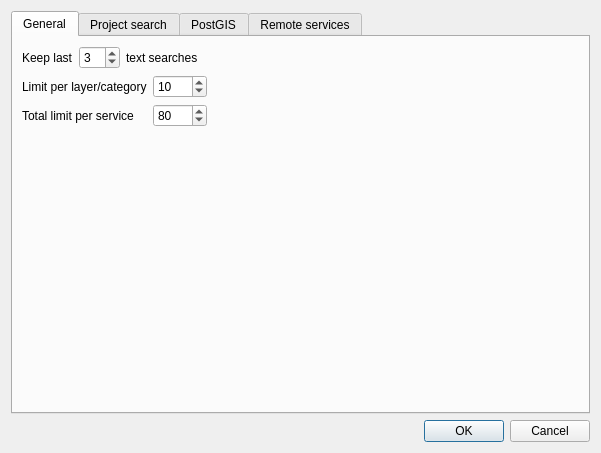
<?xml version="1.0" encoding="UTF-8"?>
<ui version="4.0">
 <class>Configuration</class>
 <widget class="QDialog" name="Configuration">
  <property name="geometry">
   <rect>
    <x>0</x>
    <y>0</y>
    <width>601</width>
    <height>453</height>
   </rect>
  </property>
  <property name="windowTitle">
   <string>Quick Finder - Configuration</string>
  </property>
  <layout class="QVBoxLayout" name="verticalLayout">
   <item>
    <widget class="QTabWidget" name="tabWidget">
     <property name="enabled">
      <bool>true</bool>
     </property>
     <property name="currentIndex">
      <number>0</number>
     </property>
     <widget class="QWidget" name="optionsTab">
      <attribute name="title">
       <string>General</string>
      </attribute>
      <layout class="QFormLayout" name="formLayout">
       <property name="fieldGrowthPolicy">
        <enum>QFormLayout::AllNonFixedFieldsGrow</enum>
       </property>
       <item row="2" column="0" colspan="2">
        <layout class="QFormLayout" name="formLayout_4">
         <item row="0" column="0">
          <widget class="QLabel" name="geomapfish_limitLabel">
           <property name="text">
            <string>Limit per layer/category</string>
           </property>
          </widget>
         </item>
         <item row="0" column="1">
          <layout class="QHBoxLayout" name="horizontalLayout_6">
           <item>
            <widget class="QSpinBox" name="categoryLimit">
             <property name="minimum">
              <number>1</number>
             </property>
             <property name="maximum">
              <number>1000</number>
             </property>
             <property name="value">
              <number>10</number>
             </property>
            </widget>
           </item>
           <item>
            <spacer name="horizontalSpacer_4">
             <property name="orientation">
              <enum>Qt::Horizontal</enum>
             </property>
             <property name="sizeHint" stdset="0">
              <size>
               <width>40</width>
               <height>20</height>
              </size>
             </property>
            </spacer>
           </item>
          </layout>
         </item>
         <item row="1" column="0">
          <widget class="QLabel" name="geomapfish_partitionlimitLabel">
           <property name="text">
            <string>Total limit per service</string>
           </property>
          </widget>
         </item>
         <item row="1" column="1">
          <layout class="QHBoxLayout" name="horizontalLayout_5">
           <item>
            <widget class="QSpinBox" name="totalLimit">
             <property name="minimum">
              <number>1</number>
             </property>
             <property name="maximum">
              <number>1000</number>
             </property>
             <property name="value">
              <number>80</number>
             </property>
            </widget>
           </item>
           <item>
            <spacer name="horizontalSpacer_3">
             <property name="orientation">
              <enum>Qt::Horizontal</enum>
             </property>
             <property name="sizeHint" stdset="0">
              <size>
               <width>40</width>
               <height>20</height>
              </size>
             </property>
            </spacer>
           </item>
          </layout>
         </item>
        </layout>
       </item>
       <item row="1" column="0" colspan="2">
        <layout class="QHBoxLayout" name="horizontalLayout_2">
         <item>
          <widget class="QLabel" name="label">
           <property name="text">
            <string>Keep last</string>
           </property>
          </widget>
         </item>
         <item>
          <widget class="QSpinBox" name="historyLength">
           <property name="minimum">
            <number>1</number>
           </property>
           <property name="maximum">
            <number>10</number>
           </property>
           <property name="value">
            <number>3</number>
           </property>
          </widget>
         </item>
         <item>
          <widget class="QLabel" name="label_3">
           <property name="text">
            <string>text searches</string>
           </property>
          </widget>
         </item>
         <item>
          <spacer name="horizontalSpacer_2">
           <property name="orientation">
            <enum>Qt::Horizontal</enum>
           </property>
           <property name="sizeHint" stdset="0">
            <size>
             <width>40</width>
             <height>20</height>
            </size>
           </property>
          </spacer>
         </item>
        </layout>
       </item>
      </layout>
     </widget>
     <widget class="QWidget" name="projectTab">
      <attribute name="title">
       <string>Project search</string>
      </attribute>
      <layout class="QVBoxLayout" name="verticalLayout_4">
       <item>
        <widget class="QGroupBox" name="project">
         <property name="title">
          <string>Search in project layers</string>
         </property>
         <property name="checkable">
          <bool>true</bool>
         </property>
         <layout class="QGridLayout" name="gridLayout">
          <item row="0" column="0">
           <layout class="QHBoxLayout" name="horizontalLayout_9">
            <item>
             <widget class="QLabel" name="label_2">
              <property name="text">
               <string>QuickFinder file</string>
              </property>
             </widget>
            </item>
            <item>
             <widget class="QLineEdit" name="qftsfilepath">
              <property name="readOnly">
               <bool>true</bool>
              </property>
             </widget>
            </item>
            <item>
             <widget class="QToolButton" name="openFileButton">
              <property name="toolTip">
               <string>Open existing QuickFinder file</string>
              </property>
              <property name="text">
               <string>...</string>
              </property>
              <property name="icon">
               <iconset resource="../resources.qrc">
                <normaloff>:/plugins/quickfinder/icons/open.svg</normaloff>:/plugins/quickfinder/icons/open.svg</iconset>
              </property>
             </widget>
            </item>
            <item>
             <widget class="QToolButton" name="createFileButton">
              <property name="toolTip">
               <string>Create a new QuickFinder file</string>
              </property>
              <property name="text">
               <string>Create a new QuickFinder file</string>
              </property>
              <property name="icon">
               <iconset resource="../resources.qrc">
                <normaloff>:/plugins/quickfinder/icons/new.svg</normaloff>:/plugins/quickfinder/icons/new.svg</iconset>
              </property>
             </widget>
            </item>
           </layout>
          </item>
          <item row="2" column="0">
           <widget class="QTableView" name="projectSearchTable">
            <property name="enabled">
             <bool>false</bool>
            </property>
            <property name="selectionMode">
             <enum>QAbstractItemView::MultiSelection</enum>
            </property>
            <property name="selectionBehavior">
             <enum>QAbstractItemView::SelectRows</enum>
            </property>
            <property name="sortingEnabled">
             <bool>true</bool>
            </property>
            <attribute name="verticalHeaderVisible">
             <bool>false</bool>
            </attribute>
           </widget>
          </item>
          <item row="3" column="0">
           <layout class="QHBoxLayout" name="horizontalLayout_10">
            <item>
             <widget class="QCheckBox" name="refreshAuto">
              <property name="text">
               <string>Automatically refresh after</string>
              </property>
              <property name="checked">
               <bool>true</bool>
              </property>
             </widget>
            </item>
            <item>
             <widget class="QSpinBox" name="refreshDelay">
              <property name="minimum">
               <number>1</number>
              </property>
              <property name="maximum">
               <number>999</number>
              </property>
              <property name="value">
               <number>15</number>
              </property>
             </widget>
            </item>
            <item>
             <widget class="QLabel" name="label_4">
              <property name="text">
               <string>day(s)</string>
              </property>
             </widget>
            </item>
            <item>
             <spacer name="horizontalSpacer_7">
              <property name="orientation">
               <enum>Qt::Horizontal</enum>
              </property>
              <property name="sizeHint" stdset="0">
               <size>
                <width>40</width>
                <height>20</height>
               </size>
              </property>
             </spacer>
            </item>
           </layout>
          </item>
          <item row="1" column="0">
           <widget class="QWidget" name="projectSearchButtonsWidget" native="true">
            <layout class="QHBoxLayout" name="projectSearchButtonsLayout">
             <item>
              <widget class="QToolButton" name="addSearchButton">
               <property name="toolTip">
                <string>Add a new layer search</string>
               </property>
               <property name="icon">
                <iconset resource="../resources.qrc">
                 <normaloff>:/plugins/quickfinder/icons/add.png</normaloff>:/plugins/quickfinder/icons/add.png</iconset>
               </property>
              </widget>
             </item>
             <item>
              <widget class="QToolButton" name="removeSearchButton">
               <property name="toolTip">
                <string>Remove</string>
               </property>
               <property name="text">
                <string>...</string>
               </property>
               <property name="icon">
                <iconset resource="../resources.qrc">
                 <normaloff>:/plugins/quickfinder/icons/remove.png</normaloff>:/plugins/quickfinder/icons/remove.png</iconset>
               </property>
              </widget>
             </item>
             <item>
              <widget class="QToolButton" name="editSearchButton">
               <property name="toolTip">
                <string>Edit</string>
               </property>
               <property name="text">
                <string>...</string>
               </property>
               <property name="icon">
                <iconset resource="../resources.qrc">
                 <normaloff>:/plugins/quickfinder/icons/edit.svg</normaloff>:/plugins/quickfinder/icons/edit.svg</iconset>
               </property>
              </widget>
             </item>
             <item>
              <spacer name="horizontalSpacer_6">
               <property name="orientation">
                <enum>Qt::Horizontal</enum>
               </property>
               <property name="sizeHint" stdset="0">
                <size>
                 <width>40</width>
                 <height>20</height>
                </size>
               </property>
              </spacer>
             </item>
             <item>
              <widget class="QToolButton" name="refreshButton">
               <property name="text">
                <string/>
               </property>
               <property name="icon">
                <iconset resource="../resources.qrc">
                 <normaloff>:/plugins/quickfinder/icons/refresh.svg</normaloff>:/plugins/quickfinder/icons/refresh.svg</iconset>
               </property>
              </widget>
             </item>
            </layout>
           </widget>
          </item>
         </layout>
        </widget>
       </item>
      </layout>
     </widget>
     <widget class="QWidget" name="postgisTab">
      <attribute name="title">
       <string>PostGIS</string>
      </attribute>
      <layout class="QVBoxLayout" name="verticalLayout_6">
       <item>
        <widget class="QGroupBox" name="postgis">
         <property name="enabled">
          <bool>true</bool>
         </property>
         <property name="title">
          <string>Search in PostGIS database</string>
         </property>
         <property name="checkable">
          <bool>true</bool>
         </property>
         <layout class="QGridLayout" name="gridLayout_2">
          <item row="1" column="0" colspan="2">
           <widget class="QWidget" name="postgisSearchButtonsWidget" native="true">
            <layout class="QHBoxLayout" name="projectSearchButtonsLayout_2">
             <item>
              <widget class="QToolButton" name="addPostgisSearchButton">
               <property name="toolTip">
                <string>Add a new layer search</string>
               </property>
               <property name="icon">
                <iconset resource="../resources.qrc">
                 <normaloff>:/plugins/quickfinder/icons/add.png</normaloff>:/plugins/quickfinder/icons/add.png</iconset>
               </property>
              </widget>
             </item>
             <item>
              <widget class="QToolButton" name="removePostgisSearchButton">
               <property name="toolTip">
                <string>Remove</string>
               </property>
               <property name="text">
                <string>...</string>
               </property>
               <property name="icon">
                <iconset resource="../resources.qrc">
                 <normaloff>:/plugins/quickfinder/icons/remove.png</normaloff>:/plugins/quickfinder/icons/remove.png</iconset>
               </property>
              </widget>
             </item>
             <item>
              <widget class="QToolButton" name="editPostgisSearchButton">
               <property name="toolTip">
                <string>Edit</string>
               </property>
               <property name="text">
                <string>...</string>
               </property>
               <property name="icon">
                <iconset resource="../resources.qrc">
                 <normaloff>:/plugins/quickfinder/icons/edit.svg</normaloff>:/plugins/quickfinder/icons/edit.svg</iconset>
               </property>
              </widget>
             </item>
             <item>
              <spacer name="horizontalSpacer_9">
               <property name="orientation">
                <enum>Qt::Horizontal</enum>
               </property>
               <property name="sizeHint" stdset="0">
                <size>
                 <width>40</width>
                 <height>20</height>
                </size>
               </property>
              </spacer>
             </item>
            </layout>
           </widget>
          </item>
          <item row="2" column="0" colspan="2">
           <widget class="QTableView" name="postgisSearchTable">
            <property name="enabled">
             <bool>true</bool>
            </property>
            <property name="selectionMode">
             <enum>QAbstractItemView::MultiSelection</enum>
            </property>
            <property name="selectionBehavior">
             <enum>QAbstractItemView::SelectRows</enum>
            </property>
            <property name="sortingEnabled">
             <bool>true</bool>
            </property>
            <attribute name="verticalHeaderVisible">
             <bool>false</bool>
            </attribute>
           </widget>
          </item>
          <item row="0" column="0">
           <widget class="QLabel" name="label_5">
            <property name="text">
             <string>Connection</string>
            </property>
           </widget>
          </item>
          <item row="0" column="1">
           <widget class="QComboBox" name="postgisConnection">
            <property name="sizePolicy">
             <sizepolicy hsizetype="Expanding" vsizetype="Fixed">
              <horstretch>0</horstretch>
              <verstretch>0</verstretch>
             </sizepolicy>
            </property>
           </widget>
          </item>
         </layout>
        </widget>
       </item>
      </layout>
     </widget>
     <widget class="QWidget" name="servicesTab">
      <attribute name="title">
       <string>Remote services</string>
      </attribute>
      <layout class="QVBoxLayout" name="verticalLayout_2">
       <item>
        <widget class="QGroupBox" name="osm">
         <property name="title">
          <string>OpenStreetMap</string>
         </property>
         <property name="checkable">
          <bool>true</bool>
         </property>
         <layout class="QVBoxLayout" name="verticalLayout_5">
          <item>
           <layout class="QHBoxLayout" name="horizontalLayout_8">
            <item>
             <widget class="QLabel" name="osmUrlLabel">
              <property name="text">
               <string>Url</string>
              </property>
             </widget>
            </item>
            <item>
             <widget class="QLineEdit" name="osmUrl"/>
            </item>
           </layout>
          </item>
         </layout>
        </widget>
       </item>
       <item>
        <spacer name="verticalSpacer">
         <property name="orientation">
          <enum>Qt::Vertical</enum>
         </property>
         <property name="sizeType">
          <enum>QSizePolicy::Fixed</enum>
         </property>
         <property name="sizeHint" stdset="0">
          <size>
           <width>20</width>
           <height>40</height>
          </size>
         </property>
        </spacer>
       </item>
       <item>
        <widget class="QGroupBox" name="geomapfish">
         <property name="title">
          <string>GeoMapFish</string>
         </property>
         <property name="checkable">
          <bool>true</bool>
         </property>
         <layout class="QVBoxLayout" name="verticalLayout_3">
          <item>
           <layout class="QHBoxLayout" name="horizontalLayout_4">
            <item>
             <widget class="QLabel" name="geomapfish_urlLabel">
              <property name="text">
               <string>Url</string>
              </property>
             </widget>
            </item>
            <item>
             <widget class="QLineEdit" name="geomapfishUrl"/>
            </item>
           </layout>
          </item>
          <item>
           <layout class="QHBoxLayout" name="horizontalLayout_3">
            <item>
             <widget class="QLabel" name="geomapfishCrsLabel">
              <property name="sizePolicy">
               <sizepolicy hsizetype="Preferred" vsizetype="Preferred">
                <horstretch>0</horstretch>
                <verstretch>0</verstretch>
               </sizepolicy>
              </property>
              <property name="text">
               <string>Coordinate Reference System</string>
              </property>
             </widget>
            </item>
            <item>
             <widget class="QLineEdit" name="geomapfishCrs">
              <property name="enabled">
               <bool>true</bool>
              </property>
              <property name="inputMask">
               <string/>
              </property>
              <property name="readOnly">
               <bool>true</bool>
              </property>
             </widget>
            </item>
            <item>
             <widget class="QPushButton" name="geomapfishCrsButton">
              <property name="text">
               <string>Select</string>
              </property>
             </widget>
            </item>
           </layout>
          </item>
          <item>
           <layout class="QHBoxLayout" name="horizontalLayout">
            <item>
             <widget class="QLabel" name="geomapfishUserLabel">
              <property name="text">
               <string>User</string>
              </property>
             </widget>
            </item>
            <item>
             <widget class="QLineEdit" name="geomapfishUser"/>
            </item>
            <item>
             <widget class="QLabel" name="geomapfishPassLabel">
              <property name="text">
               <string>Password</string>
              </property>
             </widget>
            </item>
            <item>
             <widget class="QLineEdit" name="geomapfishPass">
              <property name="echoMode">
               <enum>QLineEdit::Password</enum>
              </property>
             </widget>
            </item>
           </layout>
          </item>
         </layout>
        </widget>
       </item>
       <item>
        <spacer name="verticalSpacer_2">
         <property name="orientation">
          <enum>Qt::Vertical</enum>
         </property>
         <property name="sizeHint" stdset="0">
          <size>
           <width>20</width>
           <height>40</height>
          </size>
         </property>
        </spacer>
       </item>
      </layout>
     </widget>
    </widget>
   </item>
   <item>
    <widget class="QDialogButtonBox" name="buttonBox">
     <property name="orientation">
      <enum>Qt::Horizontal</enum>
     </property>
     <property name="standardButtons">
      <set>QDialogButtonBox::Cancel|QDialogButtonBox::Ok</set>
     </property>
    </widget>
   </item>
  </layout>
 </widget>
 <resources>
  <include location="../resources.qrc"/>
 </resources>
 <connections>
  <connection>
   <sender>buttonBox</sender>
   <signal>accepted()</signal>
   <receiver>Configuration</receiver>
   <slot>accept()</slot>
   <hints>
    <hint type="sourcelabel">
     <x>236</x>
     <y>241</y>
    </hint>
    <hint type="destinationlabel">
     <x>157</x>
     <y>166</y>
    </hint>
   </hints>
  </connection>
  <connection>
   <sender>buttonBox</sender>
   <signal>rejected()</signal>
   <receiver>Configuration</receiver>
   <slot>reject()</slot>
   <hints>
    <hint type="sourcelabel">
     <x>257</x>
     <y>241</y>
    </hint>
    <hint type="destinationlabel">
     <x>257</x>
     <y>166</y>
    </hint>
   </hints>
  </connection>
 </connections>
</ui>
